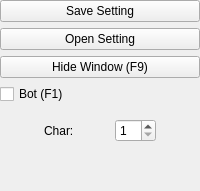
     <widget class="QWidget" name="widget_3" native="true">
      <layout class="QVBoxLayout" name="verticalLayout">
       <property name="margin">
        <number>0</number>
       </property>
       <item>
        <widget class="QPushButton" name="pushButtonSaveSetting">
         <property name="text">
          <string>Save Setting</string>
         </property>
        </widget>
       </item>
       <item>
        <widget class="QPushButton" name="pushButtonOpenSetting">
         <property name="text">
          <string>Open Setting</string>
         </property>
        </widget>
       </item>
       <item>
        <widget class="QPushButton" name="pushButtonHideWindow">
         <property name="text">
          <string>Hide Window (F9)</string>
         </property>
        </widget>
       </item>
       <item>
        <widget class="QCheckBox" name="checkBoxStatusBot">
         <property name="sizePolicy">
          <sizepolicy hsizetype="Fixed" vsizetype="Fixed">
           <horstretch>0</horstretch>
           <verstretch>0</verstretch>
          </sizepolicy>
         </property>
         <property name="text">
          <string>Bot (F1)</string>
         </property>
        </widget>
       </item>
       <item>
        <widget class="QWidget" name="widget_4" native="true">
         <layout class="QGridLayout" name="gridLayout_8">
          <item row="0" column="0">
           <widget class="QLabel" name="label_4">
            <property name="sizePolicy">
             <sizepolicy hsizetype="Fixed" vsizetype="Preferred">
              <horstretch>0</horstretch>
              <verstretch>0</verstretch>
             </sizepolicy>
            </property>
            <property name="text">
             <string>Char:</string>
            </property>
           </widget>
          </item>
          <item row="0" column="1">
           <widget class="QSpinBox" name="spinBoxLoginCharacterNumber">
            <property name="sizePolicy">
             <sizepolicy hsizetype="Fixed" vsizetype="Fixed">
              <horstretch>0</horstretch>
              <verstretch>0</verstretch>
             </sizepolicy>
            </property>
            <property name="minimum">
             <number>1</number>
            </property>
           </widget>
          </item>
         </layout>
        </widget>
       </item>
       <item>
        <spacer name="verticalSpacer_2">
         <property name="orientation">
          <enum>Qt::Vertical</enum>
         </property>
         <property name="sizeHint" stdset="0">
          <size>
           <width>20</width>
           <height>40</height>
          </size>
         </property>
        </spacer>
       </item>
      </layout>
     </widget>
